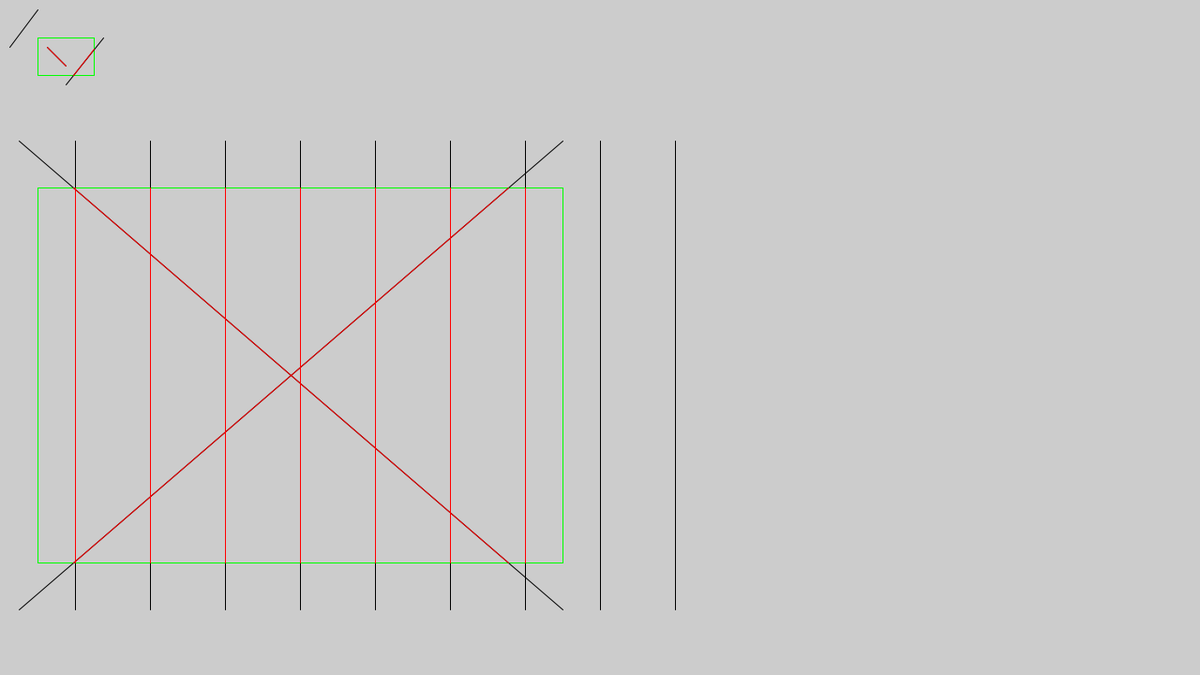
Frame 1 (no input)
Frame 60 (the mouse pressed at the canvas centre just before this capture): identical to frame 1, image omitted
Frame 120 (the mouse held since frame 60 and released just before this capture): identical to frame 1, image omitted

The Processing sketch that drew this single still picture (run headless with seeded random() and noise(); from frame 60 on, the mouse is pressed at the canvas centre):

// Processing sketch: Recortar
// ── Recortar.pde
import java.util.*;

void setup() {
  size(1280, 720);
  ArrayList<Linea> lineas= new ArrayList();
  lineas.add(new Linea(50, 50, 70, 70));
  lineas.add(new Linea(70, 90, 110, 40));
  lineas.add(new Linea(10, 50, 40, 10));
  RecortarLinea rl= new RecortarLinea(40,80,40,40,100,40,100,80,lineas);
  rl.print();
  rl.cut();
  
  
  lineas= new ArrayList();
  lineas.add(new Linea(20,650,600,150));
  lineas.add(new Linea(20,150,600,650));
  //lineas.add(new Linea(20,150,20,650));
  for(int i=80;i<800;i+=80)    
    lineas.add(new Linea(i,150,i,650));  
  RecortarLinea rl2= new RecortarLinea(40,600,40,200,600,200,600,600,lineas);
  rl2.print();
  rl2.cut();
  
  
  
}

void draw() {
}

// ── Linea.pde
class Linea{
  float x1,x2,y1,y2;
  Linea(float _x1,float _y1,float _x2,float _y2){
     this.x1=_x1;
     this.x2=_x2;
     this.y1=_y1;
     this.y2=_y2;
  }
  void print(color c){
     stroke(c); 
     line(x1,y1,x2,y2);
  }  
}

// ── RecortarLinea.pde
import java.util.*;

class RecortarLinea {  
  int INSIDE = 0; // 0000 
  int LEFT = 1; // 0001 
  int RIGHT = 2; // 0010 
  int BOTTOM = 4; // 0100 
  int TOP = 8; // 1000 

  float x_max; 
  float y_max; 
  float x_min; 
  float y_min;

  ArrayList<Linea> lineas;
  RecortarLinea(float x1, float y1, float x2, float y2, float x3, float y3, float x4, float y4,ArrayList<Linea> _lineas) {
    x_max=(Math.max(Math.max(x1, x2), Math.max(x3, x4)));
    y_max=(Math.max(Math.max(y1, y2), Math.max(y3, y4)));
    x_min=(Math.min(Math.min(x1, x2), Math.min(x3, x4)));
    y_min=(Math.min(Math.min(y1, y2), Math.min(y3, y4)));   
    this.lineas=_lineas;
    
    //pintamos el cuadro de recorte.
    stroke(0,255,0);
    line(x1,y1,x2,y2);
    line(x2,y2,x3,y3);
    line(x3,y3,x4,y4);
    line(x4,y4,x1,y1);
    
  } 
  void print(){    
    for(Linea l:lineas){
      l.print(color(0,0,0));
    }    
  }
  void cut(){    
    for(Linea l:lineas){
      //l.print(color(0,0,0));
      cohenSutherlandClip(l.x1,l.y1,l.x2,l.y2);
    }    
  }
  void cohenSutherlandClip(float x1, float y1, float x2, float y2) {     
    int code1 = computeCode(x1, y1); 
    int code2 = computeCode(x2, y2);     
    boolean accept = false; 
    while (true) { 
      if ((code1 == 0) && (code2 == 0)) {         
        accept = true; 
        break;
      } else if ((code1 & code2)!=0) {//REVISAR**********************                      
        break;
      } else { 
        int code_out; 
        float x=0, y=0;  
        if (code1 != 0) 
          code_out = code1; 
        else
          code_out = code2;         
        if ((code_out & TOP)!=0) {           
          x = x1 + (x2 - x1) * (y_max - y1) / (y2 - y1); 
          y = y_max;
        } else if ((code_out & BOTTOM)!=0) {          
          x = x1 + (x2 - x1) * (y_min - y1) / (y2 - y1); 
          y = y_min;
        } else if ((code_out & RIGHT)!=0) {          
          y = y1 + (y2 - y1) * (x_max - x1) / (x2 - x1); 
          x = x_max;
        } else if ((code_out & LEFT)!=0) {           
          y = y1 + (y2 - y1) * (x_min - x1) / (x2 - x1); 
          x = x_min;
        } 
        if(code_out == code1){ 
          x1 = x; 
          y1 = y; 
          code1 = computeCode(x1, y1);
        }else{ 
          x2 = x; 
          y2 = y; 
          code2 = computeCode(x2, y2);
        }
      }
    } 
    if(accept){ 
      println("Line aceotada desde " + x1 + ", "+ y1 + " hasta "+ x2 + ", " + y2); 
      stroke(255, 0, 0);
      line((float)x1, (float)y1, (float)x2, (float)y2);      
    }else
      println("Line aceptada.");
  }
  
  int computeCode(float x, float y) {   
    // initialized as being inside 
    int code = INSIDE; 
    if (x < x_min)   // to the left of rectangle 
      code |= LEFT; 
    else if (x > x_max) // to the right of rectangle 
      code |= RIGHT; 
    if (y < y_min)   // below the rectangle 
      code |= BOTTOM; 
    else if (y > y_max) // above the rectangle 
      code |= TOP;     
    return code;
  }    
}
